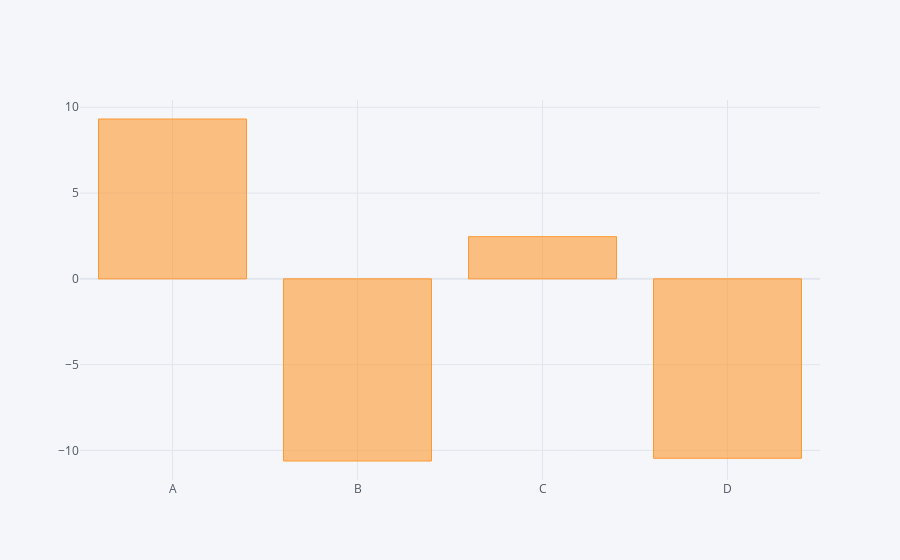

Notebook cell for this chart:
### Code cell
df.sum().iplot(kind='bar')

### Figure 1 — Plotly figure (JSON) as saved in the notebook; plotly's stock layout.template omitted (floating-point values rounded to 4 significant figures)
{"data": [{"marker": {"color": "rgba(255, 153, 51, 0.6)", "line": {"color": "rgba(255, 153, 51, 1.0)", "width": 1}}, "name": "None", "orientation": "v", "text": "", "type": "bar", "x": ["A", "B", "C", "D"], "y": [9.318, -10.62, 2.46, -10.46]}], "layout": {"legend": {"bgcolor": "#F5F6F9", "font": {"color": "#4D5663"}}, "paper_bgcolor": "#F5F6F9", "plot_bgcolor": "#F5F6F9", "title": {"font": {"color": "#4D5663"}}, "xaxis": {"gridcolor": "#E1E5ED", "showgrid": true, "tickfont": {"color": "#4D5663"}, "title": {"font": {"color": "#4D5663"}, "text": ""}, "zerolinecolor": "#E1E5ED"}, "yaxis": {"gridcolor": "#E1E5ED", "showgrid": true, "tickfont": {"color": "#4D5663"}, "title": {"font": {"color": "#4D5663"}, "text": ""}, "zerolinecolor": "#E1E5ED"}}}
